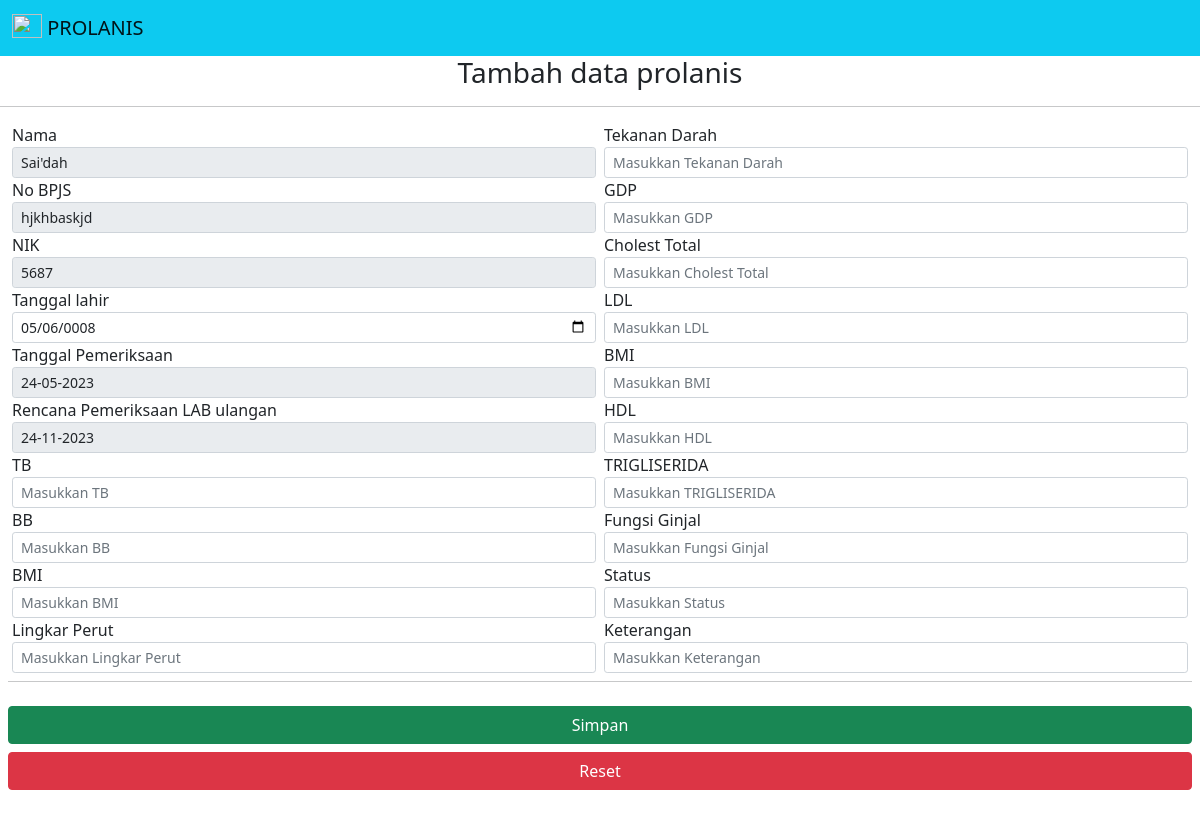
/porlanis/periksa_prolanis.php?id=15&pasien=36, run on the app's committed database.
### tables this page shows
CREATE TABLE `tb_pasien` (
  `id` int(11) NOT NULL,
  `nama` varchar(100) NOT NULL,
  `bpjs` varchar(20) NOT NULL,
  `nik` varchar(20) NOT NULL,
  `tgl_lahir` varchar(30) NOT NULL,
  `alamat` varchar(255) NOT NULL,
  `s_pasien` int(2) NOT NULL
);

### porlanis/periksa_prolanis.php (the view, shortened to what this page needs)
<?php
include '../asset/header.php';
include '../asset/koneksi/koneksi.php';
$kembali = date('d-m-Y', strtotime("6 month", strtotime(date("d-m-Y"))));
$pasien = $_GET['pasien'];
$ambil = mysqli_query($koneksi,"SELECT * FROM tb_pasien WHERE id='$pasien'");
$data = mysqli_fetch_array($ambil)
?>
    <div align="center">
        <h3>Tambah data prolanis</h3>
    </div>
    <hr>
    <div class="container-fluid">
        <form action="" method="post">
            <div class="row g-2">
                <div class="col-6">
                    <div>
                        <label for="">Nama</label>
                        <input class="form-control form-control-sm" type="text" value="<?php echo $data['nama']?>" placeholder="Masukkan nama"
                        aria-label="default input example" require readonly>
                    </div>
                    <div>
                        <label for="">No BPJS</label>
                        <input class="form-control form-control-sm" type="text"  value="<?php echo $data['bpjs']?>" placeholder="Masukkan no BPJS"
                            aria-label="default input example" require readonly>
                    </div>
                    <div>
                        <label for="">NIK</label>
                        <input class="form-control form-control-sm" type="text"  value="<?php echo $data['nik']?>" placeholder="Masukkan NIk"
                            aria-label="default input example" require readonly>
                    </div>
                    <div>
                        <label for="">Tanggal lahir</label>
                        <input class="form-control form-control-sm" type="date"   value="<?php echo $data['tgl_lahir']?>" aria-label="default input example" require>
                    </div>
                    <div>
                        <label for="">Tanggal Pemeriksaan</label>
                        <input class="form-control form-control-sm" type="text" value="<?php echo date('d-m-Y') ?>" placeholder="Masukkan TB" name="tgl_pemeriksaan"
                            aria-label="default input example" require readonly>
                    </div>
                    <div>
                        <label for="">Rencana Pemeriksaan LAB ulangan</label>
                        <input class="form-control form-control-sm" type="text" value="<?php echo $kembali ?>" placeholder="Masukkan HDL" name="p_ulang"
                            aria-label="default input example" require readonly>
                    </div>
                    <div>
                        <label for="">TB</label>
                        <input class="form-control form-control-sm" type="number" placeholder="Masukkan TB" name="tb"
                            aria-label="default input example" autofocus require>
                    </div>
                    <div>
                        <label for="">BB</label>
                        <input class="form-control form-control-sm" type="number" placeholder="Masukkan BB" name="bb"
                            aria-label="default input example" require>
                    </div>
                    <div>
                        <label for="">BMI</label>
                        <input class="form-control form-control-sm" type="text" placeholder="Masukkan BMI" name="bmi"
                            aria-label="default input example" require>
                    </div>
                    <div>
                        <label for="">Lingkar Perut</label>
                        <input class="form-control form-control-sm" type="text" placeholder="Masukkan Lingkar Perut" name="perut"
                            aria-label="default input example" require>
                    </div>
                </div>
                <div class="col-6">
                    <div>
                        <label for="">Tekanan Darah</label>
                        <input class="form-control form-control-sm" type="text" placeholder="Masukkan Tekanan Darah" name="t_darah"
                            aria-label="default input example" require>
                    </div>
                    <div>
                        <label for="">GDP</label>
                        <input class="form-control form-control-sm" type="text" placeholder="Masukkan GDP" name="gdp"
                            aria-label="default input example" require>
                    </div>
                    <div>
                        <label for="">Cholest Total</label>
                        <input class="form-control form-control-sm" type="text" placeholder="Masukkan Cholest Total" name="cholest"
                            aria-label="default input example" require>
                    </div>
                    <div>
                        <label for="">LDL</label>
                        <input class="form-control form-control-sm" type="text" placeholder="Masukkan LDL" name="ldl"
                            aria-label="default input example" require>
                    </div>
                    <div>
                        <label for="">BMI</label>
                        <input class="form-control form-control-sm" type="text" placeholder="Masukkan BMI" name="bmi"
                            aria-label="default input example" require>
                    </div>
                    <div>
                        <label for="">HDL</label>
                        <input class="form-control form-control-sm" type="text" placeholder="Masukkan HDL" name="hdl"
                            aria-label="default input example" require>
                    </div>
                    <div>
                        <label for="">TRIGLISERIDA</label>
                        <input class="form-control form-control-sm" type="text" placeholder="Masukkan TRIGLISERIDA" name="trigliserida"
                            aria-label="default input example" require>
                    </div>
                    <div>
                        <label for="">Fungsi Ginjal</label>
                        <input class="form-control form-control-sm" type="text" placeholder="Masukkan Fungsi Ginjal" name="f_ginjal"
                            aria-label="default input example" require>
                    </div>
                    <div>
                        <label for="">Status</label>
                        <input class="form-control form-control-sm" type="text" placeholder="Masukkan Status" name="status"
                            aria-label="default input example" require>
                    </div>
                    <div>
                        <label for="">Keterangan</label>
                        <input class="form-control form-control-sm" type="text" placeholder="Masukkan Keterangan" name="keterangan"
                            aria-label="default input example" require>
                    </div>
                </div>
                <hr>
                <button class="btn btn-success" type="submit" name="simpan">Simpan</button>
                <button class="btn btn-danger" type="reset">Reset</button>
            </div>
        </form>
    </div>
<br>
</body>
</html>

### data on the page
tb_pasien: nama "Sai'dah", bpjs "hjkhbaskjd", nik "5687", tgl_lahir "05/06/0008"
